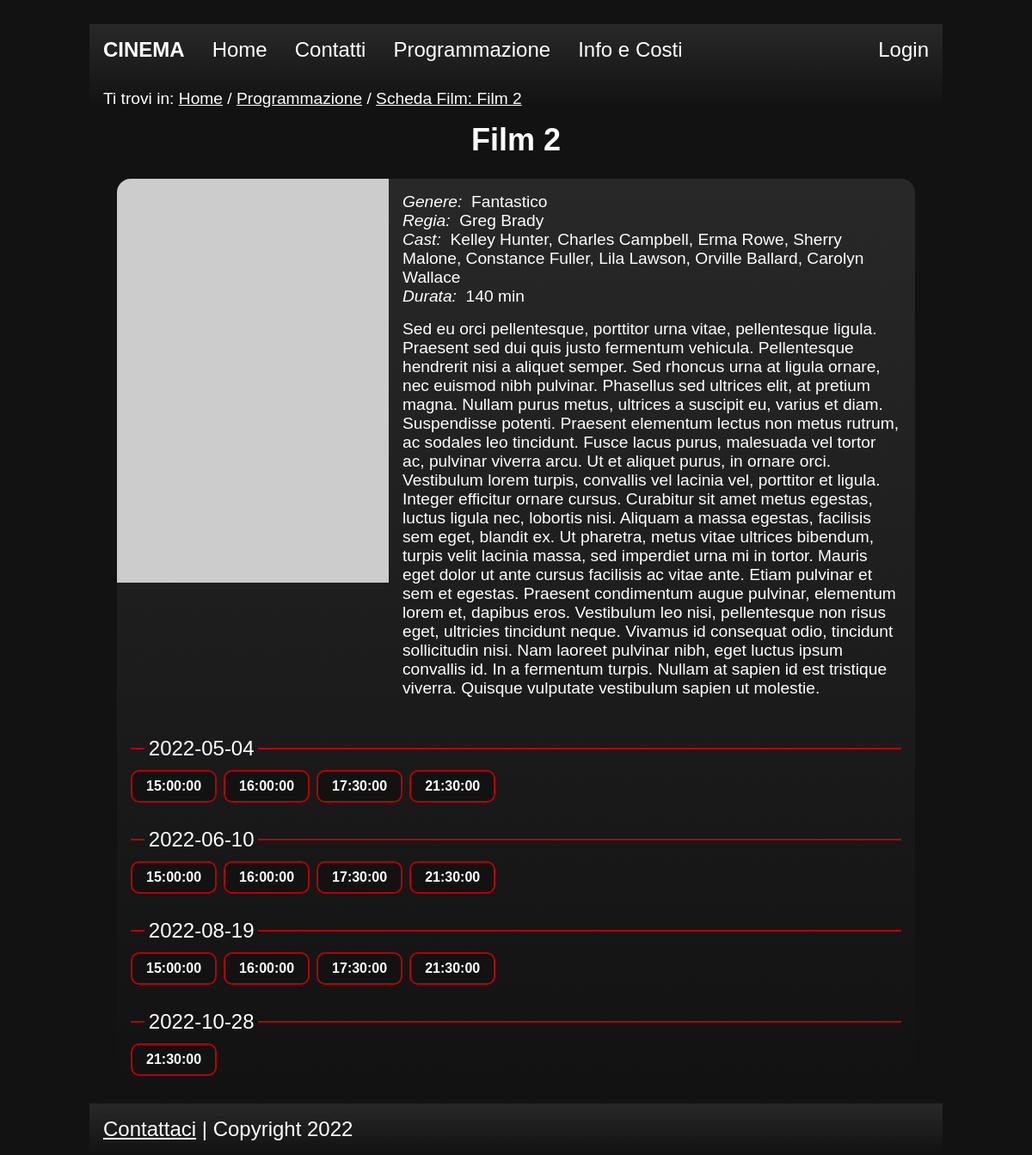
Page /php/schedafilm.php?idfilm=2 on the committed database.
### tables this page shows
CREATE TABLE Film (
	ID INT NOT NULL AUTO_INCREMENT,
	Titolo VARCHAR(255) NOT NULL,
	Genere VARCHAR(20) NOT NULL,
	DataUscita DATE NULL,
	Descrizione VARCHAR(3000) NOT NULL,
	SrcImg VARCHAR(100) NOT NULL,
	AltImg VARCHAR(150) NOT NULL,
	Durata INT NOT NULL,
	PRIMARY KEY (ID)
);

CREATE TABLE Proiezione (
	ID INT NOT NULL AUTO_INCREMENT,
	Data DATE NOT NULL,
	IDFilm INT NOT NULL,
	NumeroSala SMALLINT NOT NULL,
	PRIMARY KEY (ID),
	UNIQUE(Data, IDFilm, NumeroSala),
	FOREIGN KEY (IDFilm) REFERENCES Film(ID) ON DELETE CASCADE,
	FOREIGN KEY (NumeroSala) REFERENCES Sala(Numero) ON DELETE CASCADE

);

CREATE TABLE Orario (
	Ora TIME NOT NULL,
	IDProiezione INT NOT NULL,
	PRIMARY KEY (Ora, IDProiezione),
	FOREIGN KEY(IDProiezione) REFERENCES Proiezione(ID) ON DELETE CASCADE
);

### php/SingletonDB.php (called while the page is built, shortened)
<?php
    class SingletonDB{
        private static $instance = null;
        public static function getInstance(){
            if (!self::$instance){
                self::$instance = new self();
            }
            return self::$instance;
        }
        public function getConnection(){
            global $connection;
            return $connection;
        }
    }
?>

### php/utils/createCastStr.php (called while the page is built)
<?php
	function createCastStr($result) {
		$actors = '';
		$directors = '';
		if(!empty($result) && $result->num_rows > 0){
			while($row = $result->fetch_assoc()) {
				if ($row['Ruolo']=='A')
					$actors .= $row['Nome'] . ' ' . $row['Cognome'] . ', ';
				else
					$directors .= $row['Nome'] . ' ' . $row['Cognome'] . ', ';
			}
			$actors = substr($actors, 0, -2);
			$directors = substr($directors, 0, -2);
		}
		return array('A' => $actors,
					 'R' => $directors);
	}
?>

### php/schedafilm.php (the view, shortened to what this page needs)
<?php
include "SingletonDB.php";
include "utils/createCastStr.php";
if (isset($_GET["idfilm"]) && is_numeric($_GET["idfilm"])) {
    $db = SingletonDB::getInstance();
    $preparedQuery = $db
        ->getConnection()
        ->prepare("SELECT * FROM Film WHERE Film.ID=?");
    $preparedQuery->bind_param("i", $_GET["idfilm"]);
    $preparedQuery->execute();
    $result1 = $preparedQuery->get_result();
    $preparedQuery2 = $db
        ->getConnection()
        ->prepare(
            "SELECT * FROM CastFilm JOIN Afferisce ON CastFilm.ID = Afferisce.IDCast WHERE Afferisce.IDFilm =?"
        );
    $preparedQuery2->bind_param("i", $_GET["idfilm"]);
    $preparedQuery2->execute();
    $result2 = $preparedQuery2->get_result();
    $preparedQuery3 = $db
        ->getConnection()
        ->prepare(
            "SELECT Data, Proiezione.ID as IDProiezione FROM Proiezione INNER JOIN Film ON Proiezione.IDFilm = Film.ID WHERE Film.ID=? ORDER BY Data"
        );
    $preparedQuery3->bind_param("i", $_GET["idfilm"]);
    $preparedQuery3->execute();
    $result3 = $preparedQuery3->get_result();
    $db->disconnect();
    if (
        !empty($result1) &&
        $result1->num_rows > 0 &&
        !empty($result2) &&
        $result2->num_rows > 0
    ) {
        $dataFilm = $result1->fetch_assoc();
        $cast = createCastStr($result2);
        $document = file_get_contents("../html/template.html");
			if (isset($_SESSION["a"])) {
		$document = str_replace("<LOGIN>", $_SESSION["a"], $document);
		$document = str_replace(
        "<LINK>",
        "./area_utenti.php?action=getProfile",
        $document
			);
		} else {
    $document = str_replace("<LOGIN>", "Login", $document);
    $document = str_replace(
        "<LINK>",
        "./area_utenti.php?action=login_page",
        $document
			);
		}
        $schedafilm_content = file_get_contents(
            "../html/schedafilm_content.html"
        );
        $document = str_replace(
            "<PAGETITLE>",
            $dataFilm["Titolo"] . " - PNG Cinema",
            $document
        );
        $document = str_replace("<KEYWORDS>", $dataFilm["Titolo"], $document);
        $document = str_replace(
            "<DESCRIPTION>",
            "Scheda informativa del film: " . $dataFilm["Titolo"],
            $document
        );
        $document = str_replace(
            "<BREADCRUMB>",
            '<a href="home.php">Home</a> / <a href="programmazione.php">Programmazione</a> / <a href="schedafilm.php?idfilm=' .
                $dataFilm["ID"] .
                '">Scheda Film: ' .
                $dataFilm["Titolo"] .
                "</a>",
            $document
        );
        $document = str_replace("<JAVASCRIPT-HEAD>", "", $document);
        $document = str_replace("<JAVASCRIPT-BODY>", "", $document);
        $schedafilm_content = str_replace(
            "<FILM-TITLE>",
            $dataFilm["Titolo"],
            $schedafilm_content
        );
        $schedafilm_content = str_replace(
            "<FILM-IMG>",
            '<img src=\'' .
                $dataFilm["SrcImg"] .
                ' \' alt=\'' .
                $dataFilm["AltImg"] .
                '\'/>',
            $schedafilm_content
        );
        $schedafilm_content = str_replace(
            "<FILM-GENRE>",
            $dataFilm["Genere"],
            $schedafilm_content
        );
        $schedafilm_content = str_replace(
            "<RUNNING-TIME>",
            $dataFilm["Durata"] . " min",
            $schedafilm_content
        );
        $schedafilm_content = str_replace(
            "<FILM-DIRECTOR>",
            $cast["R"],
            $schedafilm_content
        );
        $schedafilm_content = str_replace(
            "<FILM-CAST>",
            $cast["A"],
            $schedafilm_content
        );
        $schedafilm_content = str_replace(
            "<FILM-DESC>",
            $dataFilm["Descrizione"],
            $schedafilm_content
        );
        if (!empty($result3) && $result3->num_rows) {
            $filmscreeningfield_template = file_get_contents(
                "../html/items/filmscreeningfield.html"
            );
            $filmscreeningfields = "";
            while ($row = $result3->fetch_assoc()) {
                $filmscreeningfield = $filmscreeningfield_template;
				$filmscreeningfield = str_replace(
                    "<DATA>",
                    $row["Data"],
                    $filmscreeningfield
                );
				$filmscreeningfield = str_replace(
					"<IDPROIEZ-HIDDEN>",
					'<input type="hidden" name="idproiez" value="' .
					$row["IDProiezione"] .
					'" />',
					$filmscreeningfield
				);
                $db->connect();
                $preparedQuery4 = $db
                    ->getConnection()
                    ->prepare(
                        "SELECT * FROM Film INNER JOIN Proiezione ON (Film.ID = Proiezione.IDFilm) INNER JOIN Orario ON (Proiezione.ID = Orario.IDProiezione) WHERE Film.ID = ? AND Proiezione.Data = ?"
                    );
                $preparedQuery4->bind_param(
                    "is",
                    $_GET["idfilm"],
                    $row["Data"]
                );
                $preparedQuery4->execute();
                $result4 = $preparedQuery4->get_result();
                $db->disconnect();
                $hour_fields = "";
                while ($orarioRow = $result4->fetch_assoc()) {
                    $hour_field =
                        '<input type="submit" name="orario" value="' .
                        $orarioRow["Ora"] .
                        '">';
                    $hour_fields .= $hour_field;
                }
                $filmscreeningfield = str_replace(
                    "<HOURS-INPUTS>",
                    $hour_fields,
                    $filmscreeningfield
                );
                $filmscreeningfields .= $filmscreeningfield;
            }
            $schedafilm_content = str_replace(
                "<SCREENING-FIELDS>",
                $filmscreeningfields,
                $schedafilm_content
            );
        }
        $document = str_replace("<CONTENT>", $schedafilm_content, $document);
        echo $document;
    } else {
        header("Location: 404.php");
        die();
    }
} else {
    header("Location: 404.php");
    die();
}
?>

### css/style.css (style rules this page uses)
:root { --primary-color: #121212; --secondary-color: #b80000; --gradient-first-color: #282828; --gradient-last-color: #121212; --visited-links: #BBBBBB; --text-color: white; --error-color: #C2B800; --links-hover-color: #ffdd36; }
* { padding: 0; margin: 0; color: var(--text-color); }
html { font-size: 100%; font-family: "Arial", sans-serif; margin: auto; max-width: 1024px; background-color: var(--primary-color); }
body { margin:0; padding:0; font-size:1.5rem; margin:auto; }
header h1 { padding: 1rem; font-size: 1.5rem; }
.headerWrapper { background-image: linear-gradient(var(--gradient-first-color), var(--gradient-last-color)); }
nav ul { list-style-type: none; }
#loginLink { margin-left: auto; }
nav li a { display: block; text-align: center; text-decoration: none; padding: 1rem; }
.breadcrumbs { margin: 1rem; font-size: 1.2rem; }
footer { background-image: linear-gradient(var(--gradient-first-color), var(--gradient-last-color)); width: calc(100% - 2rem); padding: 1rem; }
body { margin-left: 1rem; margin-right: 1rem; }
#filmPageTitle { text-align:center; }
#filmPageCard { margin: 2rem; border-radius: 1rem; overflow:hidden; background-image: linear-gradient(var(--gradient-first-color), var(--gradient-last-color)); margin-bottom: 1rem; margin-top: 1.5rem; }
#filmDataContainer { display:flex; align-items: flex-start; }
#filmData { margin: 0.5rem; padding: 0.5rem; font-size: 1.2rem; }
#filmData dt { float: left; clear: left; font-style: italic; }
#filmData dl { margin-bottom:1rem; border-radius: 1rem; }
#filmData dt:after { content: "\00a0"; }
#filmPageCard form { margin: 1rem; }
#filmPageCard form input[type=submit] { background-color: var(--primary-color); border: 2px solid var(--secondary-color); color: #fff; border-radius: 10px; padding: 0.5rem 1rem; text-decoration: none; margin-right: 0.5rem; margin-top: 0.4rem; cursor: pointer; font-size: 1rem; font-weight: 800; }
#filmPageCard form fieldset { margin-top: 1.5rem; border: 0; border-top: 2px solid var(--secondary-color); }
#filmPageCard form legend { padding: 0.3rem; margin-left: 1rem; }
@media (min-width: 865px) { header, ul { display: flex; flex-direction: row; width: 100%; } }
@media (min-width: 865px) { nav { width: 100%; } }
@media (min-width: 865px) { #loginLink { margin-left: auto; } }

### rows in the picture
film: SrcImg+AltImg+Titolo "Film 2 Genere: Fantastico Regia: Greg Brady Cast: Kelley Hunter, Charles Campbell, Erma Rowe, Sherry Malone, Constance Fuller, Lila Lawson, Orville Ballard, Carolyn Wallace Durata: 140 min Sed eu orci pellentesque, porttitor urna vitae, pellentesque ligula. Praesent sed dui quis justo fermentum vehicula. Pellentesque hendrerit nisi a aliquet semper. Sed rhoncus urna at ligula ornare, nec euismod nibh pulvinar. Phasellus sed ultrices elit, at pretium magna. Nullam purus metus, ultrices a suscipit eu, varius et diam. Suspendisse potenti. Praesent elementum lectus non metus rutrum, ac sodales leo tincidunt. Fusce lacus purus, malesuada vel tortor ac, pulvinar viverra arcu. Ut et aliquet purus,…", orario "21:30:00"
proiezione: Data "2022-05-04"
orario: orario "15:00:00"
orario: orario "16:00:00"
orario: orario "17:30:00"
orario: orario "21:30:00"
proiezione: Data "2022-06-10"
orario: orario "15:00:00"
orario: orario "16:00:00"
orario: orario "17:30:00"
orario: orario "21:30:00"
proiezione: Data "2022-08-19"
orario: orario "15:00:00"
orario: orario "16:00:00"
orario: orario "17:30:00"
orario: orario "21:30:00"
proiezione: Data "2022-10-28"

### other values in the picture
str_replace("<LOGIN>", "Login", $document) "CINEMA Home Contatti Programmazione Info e Costi Login Ti trovi in: Home / Programmazione / Scheda Film: Film 2 Contattaci | Copyright 2022"
